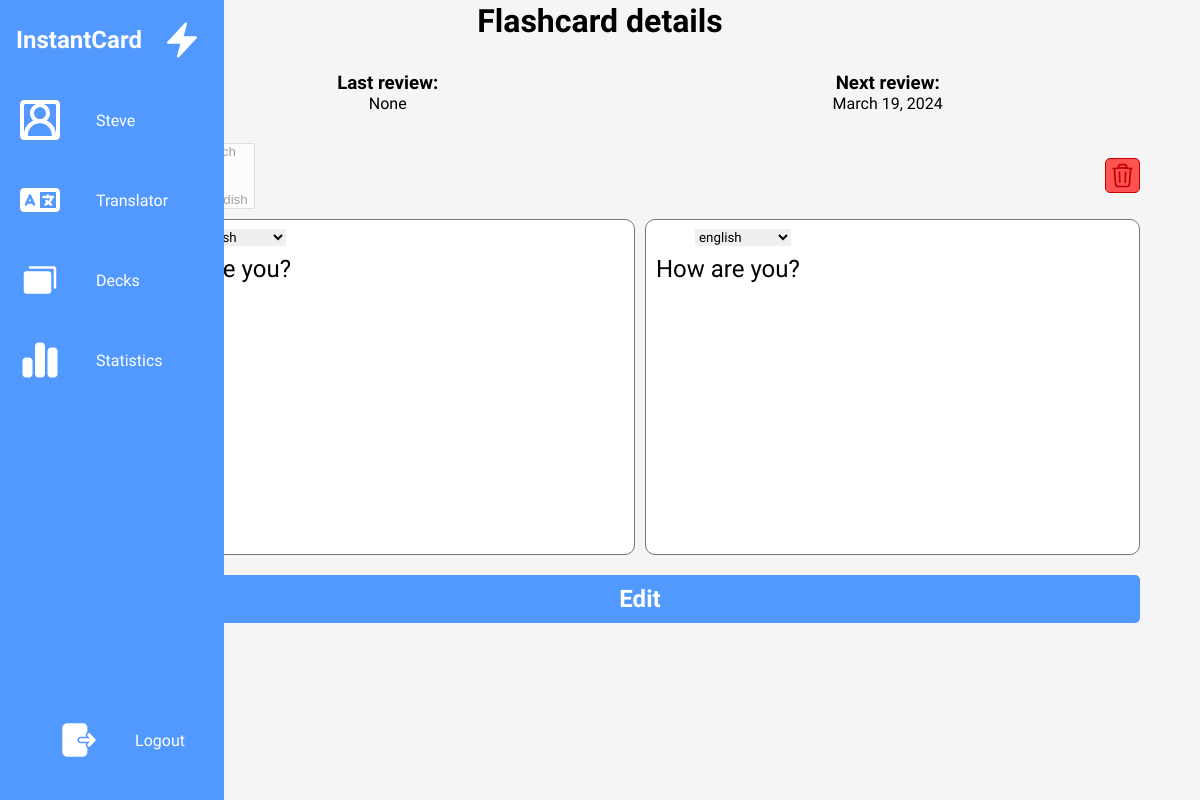
The page /edit_card/?card_id=1 (signed in) on the database its author committed.
### mainapp/models.py (models this page shows, shortened)
class Flashcard(models.Model):
    front = models.CharField(max_length=500)
    back = models.CharField(max_length=500)
    user = models.ForeignKey(User, on_delete=models.CASCADE, related_name="flashcards")
    deck = models.ForeignKey(Deck, related_name="flashcards",on_delete=models.CASCADE)
    from_language = models.ForeignKey(Language, related_name="flashcard_from_language", on_delete=models.PROTECT, blank=True, null=True, default=None)
    to_language = models.ForeignKey(Language, related_name="flashcard_to_language", on_delete=models.PROTECT, blank=True, null=True, default=None)
    winning_streak = models.IntegerField(default=0)
    easiness_factor = models.FloatField(default=2.5)
    interval = models.IntegerField(default=0)
    next_review = models.DateField(default=timezone.now().date())
    last_review = models.DateField(blank=True, null=True, default=None)
    number_of_reviews = models.IntegerField(default=0)
    number_of_agains = models.IntegerField(default=0)
    number_of_hard = models.IntegerField(default=0)
    number_of_good = models.IntegerField(default=0)
    number_of_easy = models.IntegerField(default=0)
    total_time = models.FloatField(default=0) # In seconds

### mainapp/views.py (the view)
# urls.py: urlpatterns = [path("", views.landing_page, name="landing_page"),path("translator/", views.translator, name="translator"), path("review/", views.review, name="review"), path("users/<str:user_username>
@login_required
def edit_flashcard(request):
    if request.method == "POST":
        card_id = request.POST.get("card_id")
        card = get_object_or_404(Flashcard, pk=card_id)
        card.delete()
        url = reverse("mainapp:user_profile", kwargs={"user_username": request.user.username})
        return redirect(url)
    else:
        if request.headers.get("x-requested-with") == "XMLHttpRequest":
            action = request.GET.get("action")
            if action == "edit":
                card_id = request.GET.get("card_id")
                input_text = request.GET.get("input_text")
                output_text = request.GET.get("output_text")
                from_language = Language.objects.get(name=request.GET.get("from_language"))
                to_language = Language.objects.get(name=request.GET.get("to_language"))
                flashcard = get_object_or_404(Flashcard, pk=card_id)
                flashcard.front = input_text
                flashcard.back = output_text
                flashcard.from_language = from_language
                flashcard.to_language = to_language
                flashcard.save()
                return JsonResponse({})
            else:
                language_from_string = request.GET.get("from_language_string")
                language_to_string = request.GET.get("to_language_string")
                language_from = get_object_or_404(Language, name=language_from_string)
                language_to = get_object_or_404(Language, name=language_to_string)
                language_from_alpha2_code = language_from.alpha2_code
                language_to_alpha2_code = language_to.alpha2_code
                return JsonResponse({"language_from_alpha2_code":language_from_alpha2_code, "language_to_alpha2_code":language_to_alpha2_code})
        else:
            card_id = request.GET.get("card_id")
            card = get_object_or_404(Flashcard, pk = card_id)
            deck = card.deck
            card_front = card.front
            card_back = card.back
            from_language = card.from_language
            to_language = card.to_language
            translator_form = TranslatorForm(request.user, initial={"is_flashcard":True, "decks":deck,"from_language":from_language, "to_language":to_language})
        return render(request, "mainapp/edit_flashcard.html",{"card_id":card_id,"translator_form":translator_form, "input_text":card_front, "output_text":card_back, "card":card})

### mainapp/forms.py
class TranslatorForm(forms.ModelForm):
    def __init__(self, user, *args, **kwargs):
        super(TranslatorForm, self).__init__(*args, **kwargs)
        self.fields["decks"].queryset = Deck.objects.filter(user=user)
        self.fields["decks"].required = False
        default_from_language = Language.objects.get(name="english")
        default_to_language = Language.objects.get(name="french")
        self.fields["from_language"] = forms.ModelChoiceField(queryset=Language.objects.exclude(name="auto"),initial=default_from_language)
        self.fields["to_language"] = forms.ModelChoiceField(queryset=Language.objects.exclude(name="auto"),initial=default_to_language)
        self.fields["is_flashcard"].widget = DjangoToggleSwitchWidget(round=True, klass="django-toggle-switch-success")
    decks = forms.ModelMultipleChoiceField(queryset=Deck.objects.none(),widget=s2forms.Select2MultipleWidget(attrs={'data-placeholder': 'Select decks'}))
    class Meta:
        model = Translation
        fields = ["input_text", "is_flashcard","decks","from_language", "to_language"]

### mainapp/models.py (called while the page is built)
    def __str__(self):
        return self.name

    def __str__(self):
        return self.name

### mainapp/templates/mainapp/edit_flashcard.html (shortened to what this page needs)
{% extends "mainapp/user_profile.html" %}
{% load static %}
{% load widget_tweaks %}
{% block content %}
<main class="translator-main center">
    <h1 id="{{ card_id }}" class="edit-flashcard-title">Flashcard details</h1>
    <div class="stats-container">
        <div>
            <h3>Last review:</h3>{{card.last_review}}
        </div>
        <div>
            <h3>Next review:</h3>{{card.next_review}}
        </div>
    </div>
    <form method="post">
        <div class="is-flashcard-container">
            <div class="decks-list" style="display:flex">
                {{translator_form.decks|attr:" id:decks-list-selectbox"|attr:"disabled:True" }}</div>
            <div class="tooltip"> <button class="delete-button" type="button"> </button>
            </div>
        </div>
        <div class="textareas">
            <div class="textarea-container">
                <textarea id="input-textarea" name="input_text" class="input-box"
                    placeholder="Write the text that you want to translate."
                    spellcheck="false">{{input_text}}</textarea>
                <div class="from-languages-container">
                    {{translator_form.from_language|attr:"id:from-language-selectbox"|add_class:"language-selectbox"}}
                </div>
            </div>
            <div class="textarea-container">
                <textarea id="output-textarea" class="output-box" style="cursor: auto;"
                    placeholder="Translated text will appear here. Flashcard will be created automatically."
                    spellcheck="false">{{ output_text }}</textarea>
                <div class="to-languages-container">
                    {{translator_form.to_language|attr:"id:to-language-selectbox"|add_class:"language-selectbox"}}
                </div>
            </div>
        </div>
        <button type="button" class="translate-button">Edit</button>
    </form>
</main>
{% endblock content %}

### mainapp/templates/mainapp/user_profile.html (shortened to what this page needs)
{% load static %}
<!DOCTYPE html>
<html lang="en">
<head>
    <link rel="stylesheet" href="{% static 'styles.css' %}">
</head>
<body>
    <nav class="navbar">
        <ul>
            <li class="logo">
                <a href="#" class="nav-link1">
                    <h2 class="link-text logo-text">InstantCard</h2>
                    <svg xmlns="http://www.w3.org/2000/svg" width="42px"
                    height="42px" fill="currentColor" viewBox="0 0 24 24" stroke-width="1.5" stroke="currentColor" class="w-6 h-6">
      <path stroke-linecap="round" stroke-linejoin="round" d="m3.75 13.5 10.5-11.25L12 10.5h8.25L9.75 21.75 12 13.5H3.75Z" />
    </svg>
                </a>
            </li>
            <li class="nav-item">
                <a href="{% url 'mainapp:user_profile' user.username %}" class="nav-link">
                    <span class="link-text">{{user.username}}</span>
                </a>
            </li>
            <li class="nav-item">
                <a href="{% url 'mainapp:translator' %}" class="nav-link">
                    <span class="link-text">Translator</span>
                </a>
            </li>
            <li class="nav-item">
                <a href="{% url 'mainapp:decks' %}" class="nav-link">
                    <span class="link-text">Decks</span>
                </a>
            </li>
            <li class="nav-item">
                <a href="{% url 'mainapp:hello_visitor' %}" class="nav-link">
                    <span class="link-text">Statistics</span>
                </a>
            </li>
            <li class="nav-item center" id="themeButton">
                <a href="{% url 'users:logout' %}" class="nav-link1">
                    <span class="link-text">Logout</span>
                </a>
            </li>
        </ul>
    </nav>
    {% block content %}{% endblock content %}
</body>
</html>

### rows shown on the page
Flashcard: last_review "None", next_review "March 19, 2024", input_text "how are you?", back "How are you?"

### other values the page prints
{{ user.username }} "Steve"
